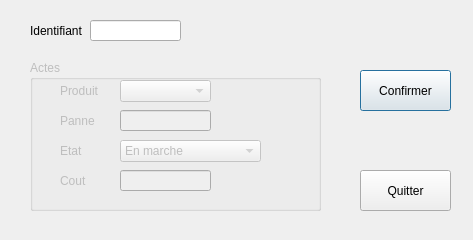
<?xml version="1.0" encoding="UTF-8"?>
<ui version="4.0">
 <class>Freparation</class>
 <widget class="QDialog" name="Freparation">
  <property name="geometry">
   <rect>
    <x>0</x>
    <y>0</y>
    <width>473</width>
    <height>240</height>
   </rect>
  </property>
  <property name="windowTitle">
   <string>Reparation</string>
  </property>
  <property name="windowIcon">
   <iconset resource="rssources.qrc">
    <normaloff>:/images/logo_erp.png</normaloff>:/images/logo_erp.png</iconset>
  </property>
  <widget class="QPushButton" name="confirm_but">
   <property name="geometry">
    <rect>
     <x>360</x>
     <y>70</y>
     <width>91</width>
     <height>41</height>
    </rect>
   </property>
   <property name="text">
    <string>Confirmer</string>
   </property>
   <property name="checkable">
    <bool>false</bool>
   </property>
  </widget>
  <widget class="QPushButton" name="pushButton_3">
   <property name="geometry">
    <rect>
     <x>360</x>
     <y>170</y>
     <width>91</width>
     <height>41</height>
    </rect>
   </property>
   <property name="text">
    <string>Quitter</string>
   </property>
  </widget>
  <widget class="QLabel" name="label">
   <property name="geometry">
    <rect>
     <x>30</x>
     <y>20</y>
     <width>61</width>
     <height>21</height>
    </rect>
   </property>
   <property name="text">
    <string>Identifiant</string>
   </property>
  </widget>
  <widget class="QLineEdit" name="id_repair_text">
   <property name="geometry">
    <rect>
     <x>90</x>
     <y>20</y>
     <width>91</width>
     <height>21</height>
    </rect>
   </property>
  </widget>
  <widget class="QGroupBox" name="groupe_actes">
   <property name="enabled">
    <bool>false</bool>
   </property>
   <property name="geometry">
    <rect>
     <x>30</x>
     <y>60</y>
     <width>291</width>
     <height>151</height>
    </rect>
   </property>
   <property name="title">
    <string>Actes</string>
   </property>
   <widget class="QLineEdit" name="panne_text">
    <property name="geometry">
     <rect>
      <x>90</x>
      <y>50</y>
      <width>91</width>
      <height>21</height>
     </rect>
    </property>
   </widget>
   <widget class="QLabel" name="label_2">
    <property name="geometry">
     <rect>
      <x>30</x>
      <y>50</y>
      <width>61</width>
      <height>21</height>
     </rect>
    </property>
    <property name="text">
     <string>Panne</string>
    </property>
   </widget>
   <widget class="QLabel" name="label_3">
    <property name="geometry">
     <rect>
      <x>30</x>
      <y>80</y>
      <width>61</width>
      <height>21</height>
     </rect>
    </property>
    <property name="text">
     <string>Etat</string>
    </property>
   </widget>
   <widget class="QLineEdit" name="cout_text">
    <property name="geometry">
     <rect>
      <x>90</x>
      <y>110</y>
      <width>91</width>
      <height>21</height>
     </rect>
    </property>
   </widget>
   <widget class="QLabel" name="label_4">
    <property name="geometry">
     <rect>
      <x>30</x>
      <y>110</y>
      <width>61</width>
      <height>21</height>
     </rect>
    </property>
    <property name="text">
     <string>Cout</string>
    </property>
   </widget>
   <widget class="QLabel" name="label_5">
    <property name="geometry">
     <rect>
      <x>30</x>
      <y>20</y>
      <width>61</width>
      <height>21</height>
     </rect>
    </property>
    <property name="text">
     <string>Produit</string>
    </property>
   </widget>
   <widget class="QComboBox" name="combo_prod">
    <property name="geometry">
     <rect>
      <x>90</x>
      <y>20</y>
      <width>91</width>
      <height>22</height>
     </rect>
    </property>
   </widget>
   <widget class="QComboBox" name="combo_etat">
    <property name="geometry">
     <rect>
      <x>90</x>
      <y>80</y>
      <width>141</width>
      <height>22</height>
     </rect>
    </property>
    <item>
     <property name="text">
      <string>En marche</string>
     </property>
    </item>
    <item>
     <property name="text">
      <string>Bloqué</string>
     </property>
    </item>
    <item>
     <property name="text">
      <string>En attente</string>
     </property>
    </item>
   </widget>
  </widget>
 </widget>
 <resources>
  <include location="rssources.qrc"/>
 </resources>
 <connections>
  <connection>
   <sender>pushButton_3</sender>
   <signal>clicked()</signal>
   <receiver>Freparation</receiver>
   <slot>close()</slot>
   <hints>
    <hint type="sourcelabel">
     <x>418</x>
     <y>194</y>
    </hint>
    <hint type="destinationlabel">
     <x>362</x>
     <y>35</y>
    </hint>
   </hints>
  </connection>
 </connections>
</ui>
